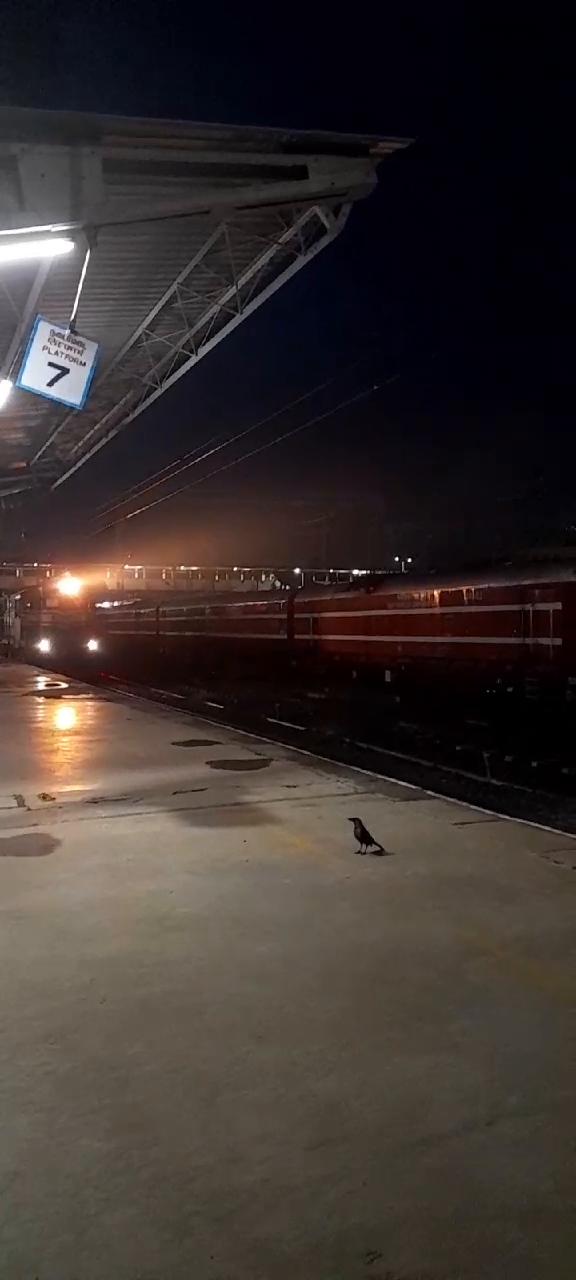
#> input picture frame 34 of CV/train.mp4, 576 x 1280 px
$ python exp13.py
#> lines starting #> are read from the running program, lines starting #| are printed output that depends on the picture
import cv2
import numpy as np
cap = cv2.VideoCapture("C:/Users/USER/Desktop/CV/train.mp4")

while True:
 ret, frame = cap.read()
#> frame is the input picture: shape (1280, 576, 3); mean B, G, R 47.5, 50.2, 58.6
 pts1 = np.float32([[200,300], [5, 2],[0, 4], [6, 0]])
 pts2 = np.float32([[0, 0], [4, 0],[0, 1], [4, 6]])
 matrix = cv2.getPerspectiveTransform(pts1, pts2)
 result = cv2.warpPerspective(frame, matrix, (0, 0))
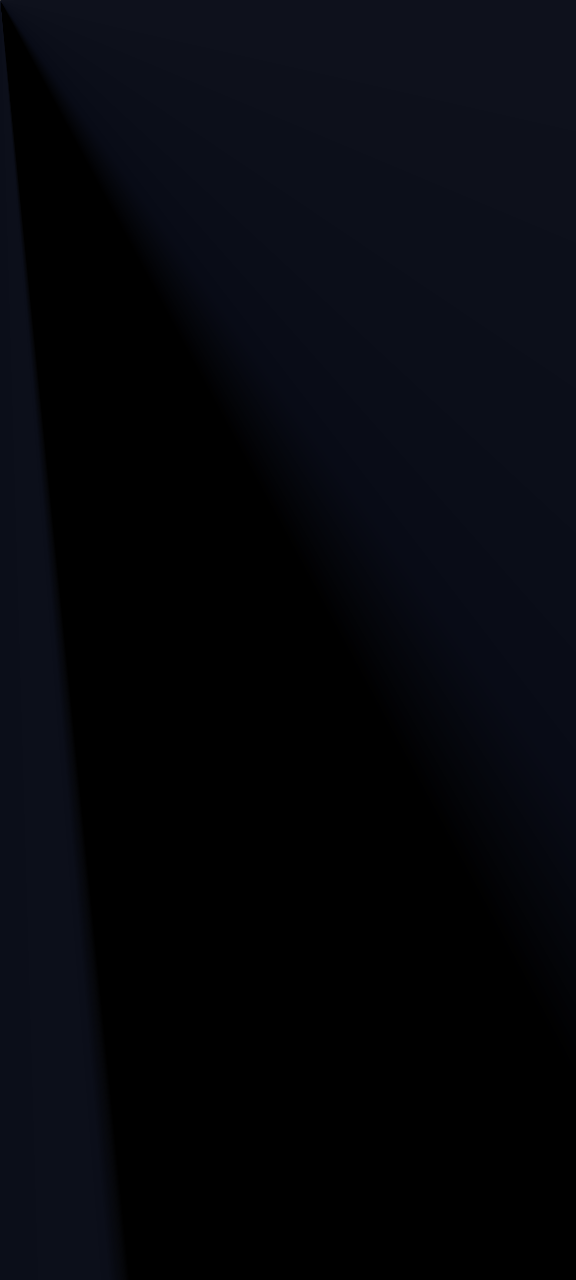
#> result: shape (1280, 576, 3); mean B, G, R 11.9, 6.7, 5.2
 cv2.imshow('frame', frame) # Initial Capture
 cv2.imshow('frame1', result) # Transformed Capture
 if cv2.waitKey(24) == 27:
#> (key Esc is pressed here)
     break
cap.release()
cv2.destroyAllWindows()

$ run again, starting later in the video
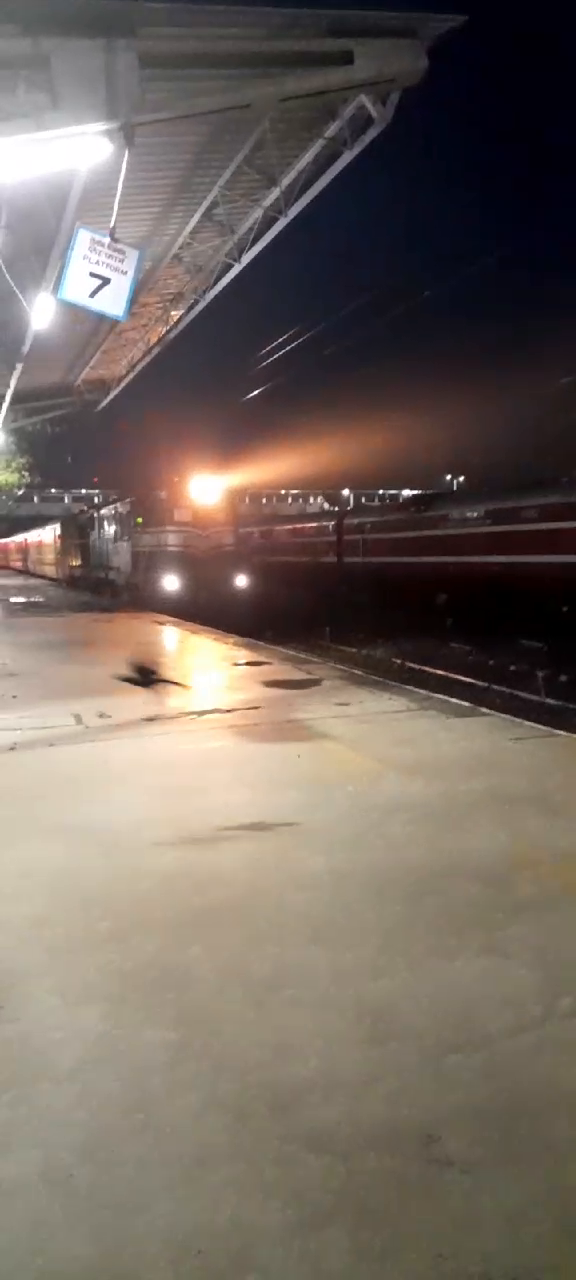
#> input picture frame 154 of CV/train.mp4, 576 x 1280 px
#> frame is the input picture: shape (1280, 576, 3); mean B, G, R 95.4, 103.6, 114.8
#> `result = cv2.warpPerspective(frame, matrix, (0, 0))`:
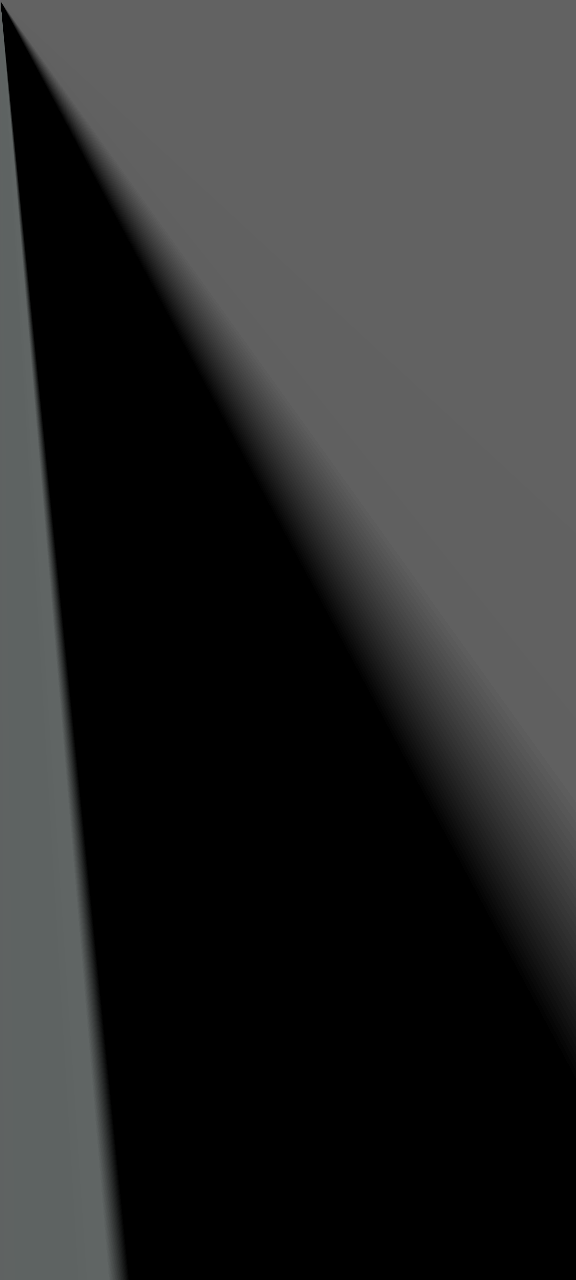
#> result: shape (1280, 576, 3); mean B, G, R 46.2, 46.3, 45.8

$ run again, starting later in the video
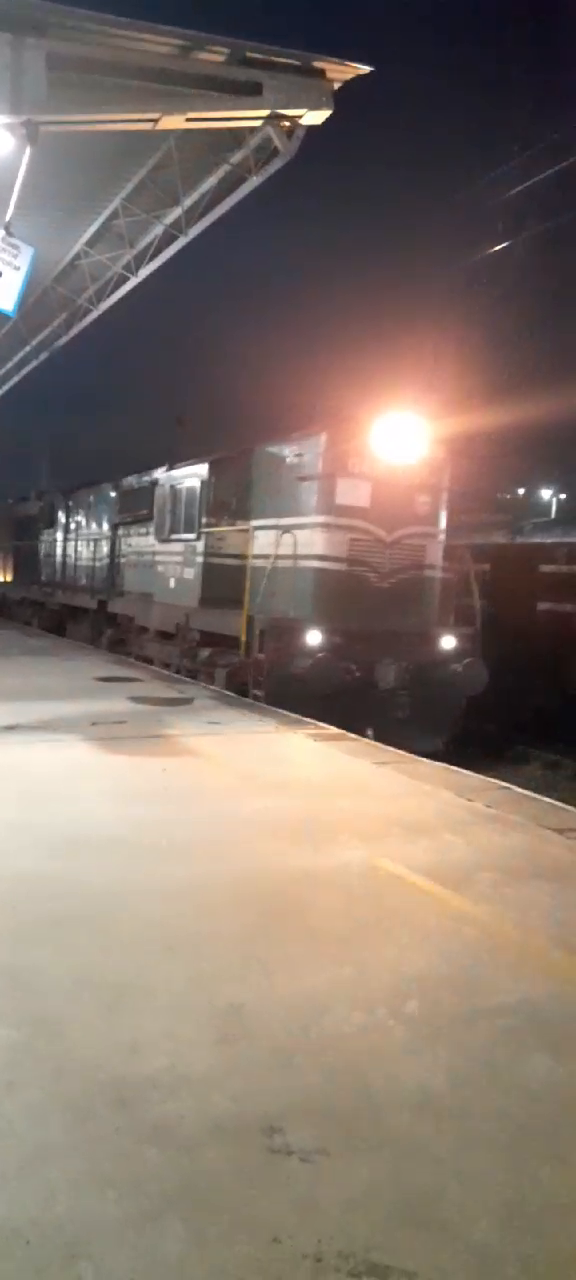
#> input picture frame 275 of CV/train.mp4, 576 x 1280 px
#> frame is the input picture: shape (1280, 576, 3); mean B, G, R 106.6, 116, 130.3
#> `result = cv2.warpPerspective(frame, matrix, (0, 0))`:
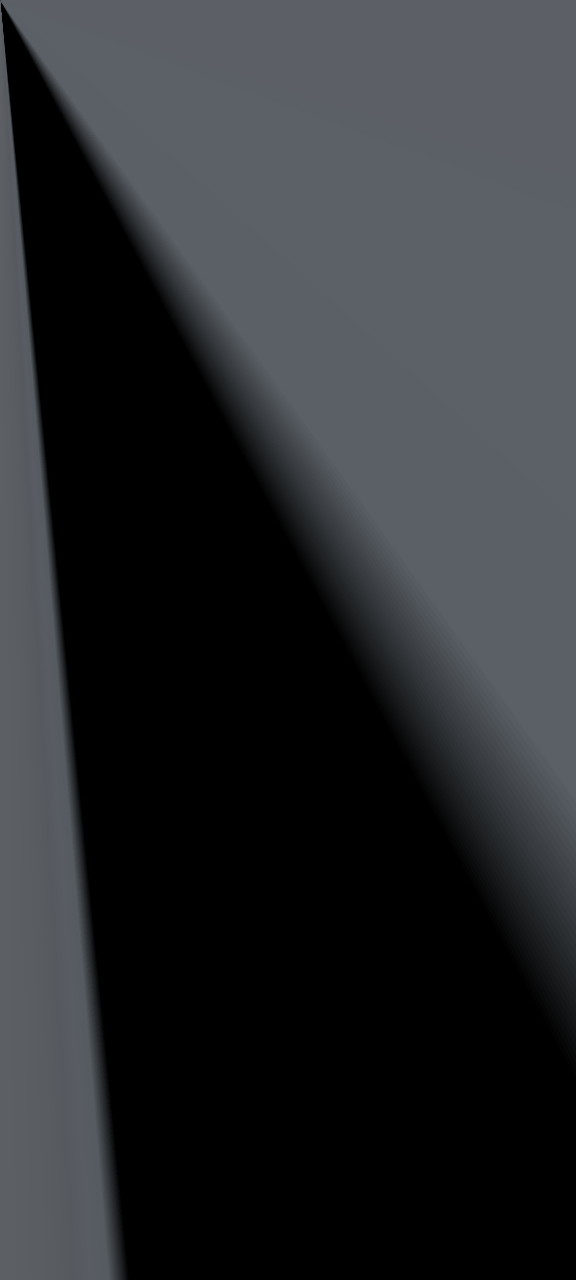
#> result: shape (1280, 576, 3); mean B, G, R 48, 45.2, 42.7
